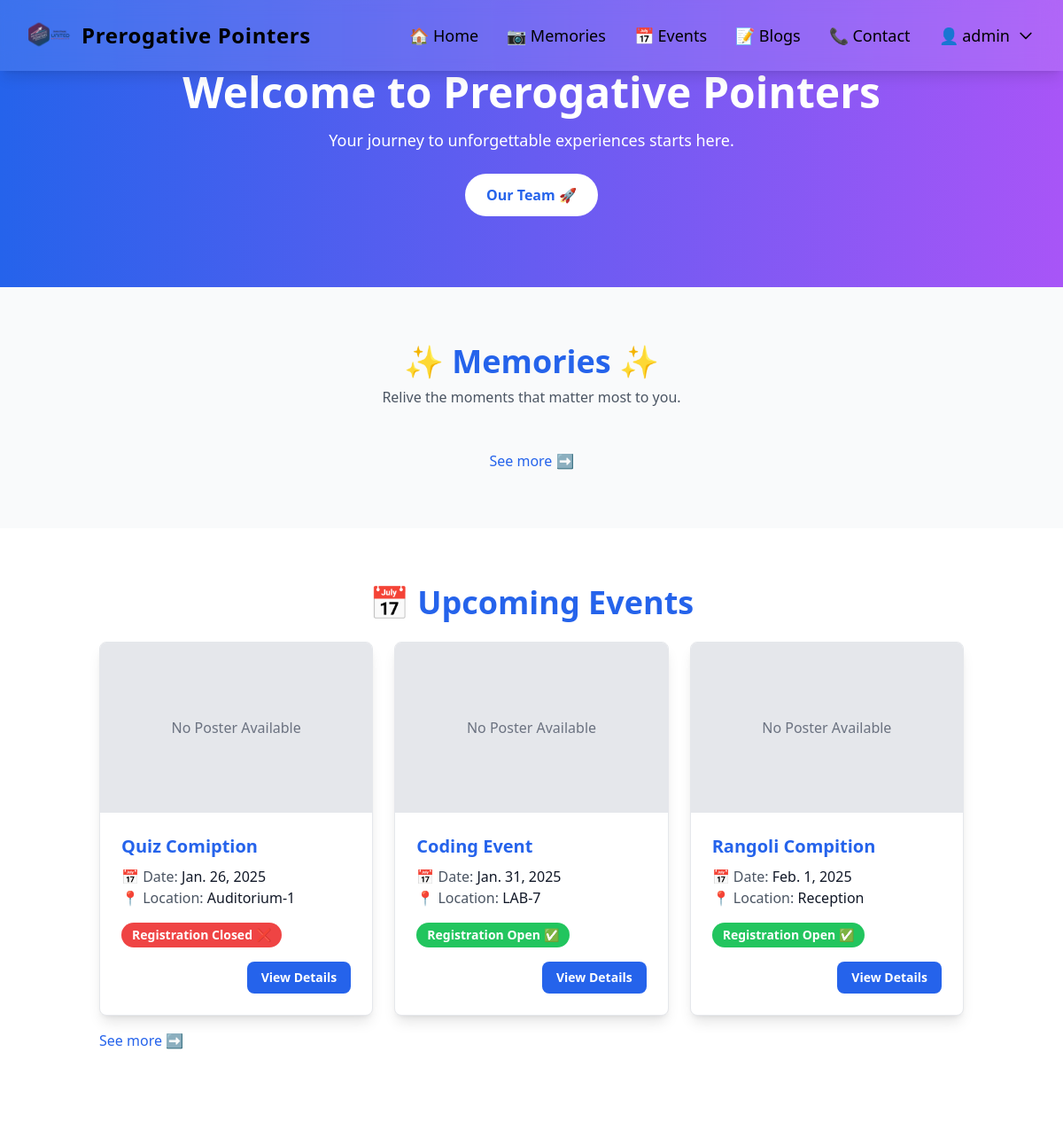
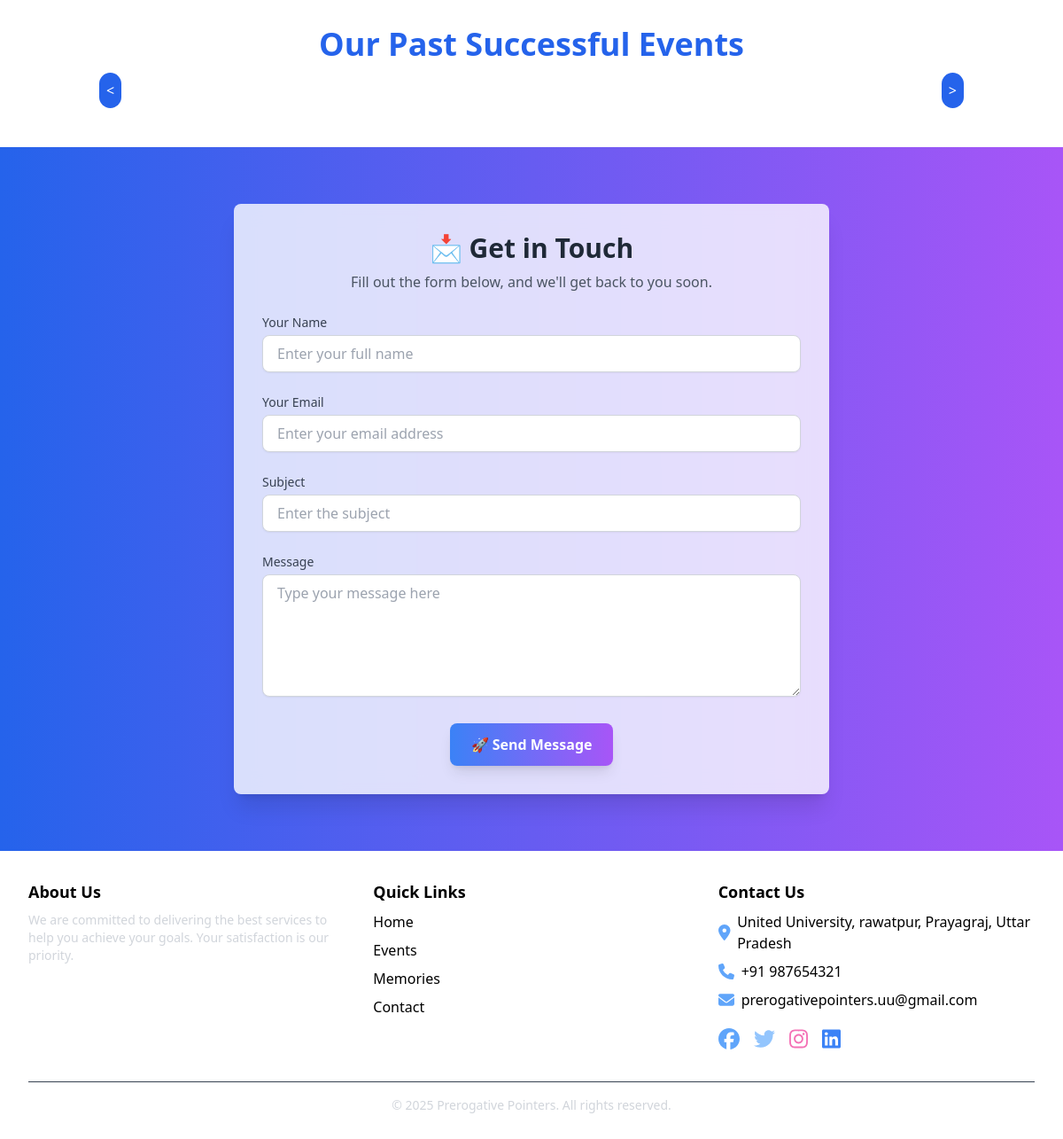
The app's page / (signed in) with its own data (2 pictures, top to bottom).
### events/models.py (models this page shows, shortened)
class Event(models.Model):
    title = models.CharField(max_length=200)
    slug = models.CharField(max_length=300, null=True,
                            blank=True, help_text=("Slug(leave it blank)"))
    poster = models.ImageField(
        upload_to='event_poster/', null=True, blank=True)
    description = models. TextField()
    organized_by = models.ForeignKey(User, on_delete=models.CASCADE)
    location = models.CharField(max_length=100, null=True, blank=True)
    limit = models.IntegerField(null=True, blank=True, help_text=(
        'Limit (leave it blank if no registration limit)'))
    count = models.IntegerField(default=0)
    upload_time = models.DateTimeField(auto_now_add=True)
    start_date = models.DateField(null=True, blank=True)
    event_open = models.BooleanField(default=True)
    registration_open = models.BooleanField(default=True)
    notify = models.BooleanField(default=True, help_text=(
        "Notify all users through email (at the time of creation)"))
    event_over = models.BooleanField(
        default=False, help_text=('Mark it True if the Event is Over'))
    text_status = models.CharField(
        max_length=100, null=True, blank=True, help_text=('let he backend handle it'))
    class Meta:
        ordering = ['-upload_time']

### base/views.py (the view)
# urls.py: path('', views.home, name = 'home'),
def home(request):
    event = Event.objects.filter(event_open=True,event_over = False).order_by('start_date')[:3]
    mem = Memories.objects.prefetch_related('memory_img').order_by('-event__start_date')[:3]
    events = Event.objects.filter(event_over = True,event_open=True).order_by('start_date')
    return render(request , 'home.html',{'event':event,'mem':mem,'events':events})

### base/views.py (called while the page is built)
def is_student(user):
    return user.groups.filter(name='STUDENT').exists()

### templates/home.html (shortened to what this page needs)
{% extends "index.html" %}
{% block content %}
{% load static %}
<section id="welcome" class="bg-gradient-to-r from-blue-600 to-purple-500 text-white text-center py-20">
    <h1 class="text-5xl font-extrabold animate-fade-in">Welcome to Prerogative Pointers</h1>
    <p class="mt-4 text-lg">Your journey to unforgettable experiences starts here.</p>
    <button class="mt-6 px-6 py-3 bg-white text-blue-600 rounded-full font-semibold hover:bg-blue-100 transition duration-300">
       <a href='{% url "ourTeam" %}'> Our Team 🚀</a>
    </button>
</section>
<section id="memories" class="py-16 bg-gray-50">
    <div class="max-w-7xl mx-auto px-6 text-center">
        <h2 class="text-4xl font-extrabold text-blue-600">✨ Memories ✨</h2>
        <p class="mt-2 text-gray-600">Relive the moments that matter most to you.</p>
        <a href="{% url "memories" %}" class="text-blue-600 mt-4 inline-block">See more ➡️</a>
    </div>
</section>
<main class="container mx-auto px-6 py-16">
    <h2 class="text-4xl text-center font-extrabold text-blue-600">📅 Upcoming Events</h2>
    <div class="grid grid-cols-1 sm:grid-cols-2 lg:grid-cols-3 gap-6 mt-6">
        {% if event %}
        {% for events in event %}
            <div class="bg-white border border-gray-200 shadow-lg rounded-lg overflow-hidden hover:shadow-xl hover:scale-105 transform transition duration-300">
                {% if events.poster %}
                <img src="{{ events.poster.url }}" alt="Event Poster" class="w-full h-48 object-cover">
                {% else %}
                <div class="w-full h-48 bg-gray-200 flex items-center justify-center text-gray-500">
                    No Poster Available
                </div>
                {% endif %}
                <div class="p-6">
                    <h2 class="text-xl font-bold text-blue-600">{{ events.title }}</h2>
                    <p class="text-gray-600 mt-2">📅 Date: <span class="font-medium text-gray-900">{{ events.start_date }}</span></p>
                    <p class="text-gray-600">📍 Location: <span class="font-medium text-gray-900">{{ events.location }}</span></p>
                    <div class="mt-4">
                        {% if events.event_over %}
                        <span class="inline-block bg-gray-500 text-white font-semibold py-1 px-3 rounded-full text-sm">
                            Event Over
                        </span>
                        {% else %}
                            {% if events.registration_open %}
                                <span class="inline-block bg-green-500 text-white font-semibold py-1 px-3 rounded-full text-sm">
                                    Registration Open ✅
                                </span>
                            {% else %}
                                <span class="inline-block bg-red-500 text-white font-semibold py-1 px-3 rounded-full text-sm">
                                    Registration Closed ❌
                                </span>
                            {% endif %}
                        {% endif %}
                    </div>
                    <div class="text-right mt-4">
                        <a href="{% url 'event' events.slug %}" class="inline-block bg-blue-600 text-white font-semibold py-2 px-4 rounded-lg text-sm hover:bg-blue-700">
                            View Details
                        </a>
                    </div>
                </div>
            </div>
        {% endfor %}
        {% else %}
            <div class="col-span-full">
                <div class="flex flex-col items-center justify-center bg-yellow-100 border border-yellow-300 text-yellow-700 font-semibold rounded-lg py-6 px-8 mt-6">
                    <p>No Ongoing Events</p>
                </div>
            </div>
        {% endif %}
    </div>
    <a href="{% url "events" %}" class="text-blue-600 mt-4 inline-block">See more ➡️</a>
</main>
<section class="container mx-auto px-6 py-16">
    <h1 class="text-4xl text-center font-extrabold text-blue-600 mb-8">Our Past Successful Events</h1>
    <div class="relative">
        <button id="prev-btn" class="absolute left-0 top-1/2 transform -translate-y-1/2 bg-blue-600 text-white p-2 rounded-full focus:outline-none">
            &#60;
        </button>
        <button id="next-btn" class="absolute right-0 top-1/2 transform -translate-y-1/2 bg-blue-600 text-white p-2 rounded-full focus:outline-none">
            &#62;
        </button>
    </div>
</section>
<section id="contact" class="py-16 bg-gradient-to-r from-blue-600 to-purple-500 text-white">
    <div class="bg-white shadow-xl rounded-lg p-8 max-w-2xl mx-auto lg:w-2/3 backdrop-blur-md bg-opacity-80">
        <h2 class="text-3xl font-bold text-gray-800 text-center">📩 Get in Touch</h2>
        <p class="text-gray-600 text-center mt-2 mb-6">Fill out the form below, and we'll get back to you soon.</p>
        <form action="#" method="POST" class="space-y-6">
            <div>
                <label for="name" class="block text-sm font-medium text-gray-700">Your Name</label>
                <input type="text" id="name" name="name" class="w-full mt-1 px-4 py-2 border border-gray-300 rounded-lg shadow-sm focus:ring-2 focus:ring-blue-500 focus:border-blue-500 transition-all"
                    placeholder="Enter your full name" required>
            </div>
            <div>
                <label for="email" class="block text-sm font-medium text-gray-700">Your Email</label>
                <input type="email" id="email" name="email" class="w-full mt-1 px-4 py-2 border border-gray-300 rounded-lg shadow-sm focus:ring-2 focus:ring-blue-500 focus:border-blue-500 transition-all"
                    placeholder="Enter your email address" required>
            </div>
            <div>
                <label for="subject" class="block text-sm font-medium text-gray-700">Subject</label>
                <input type="text" id="subject" name="subject" class="w-full mt-1 px-4 py-2 border border-gray-300 rounded-lg shadow-sm focus:ring-2 focus:ring-blue-500 focus:border-blue-500 transition-all"
                    placeholder="Enter the subject" required>
            </div>
            <div>
                <label for="message" class="block text-sm font-medium text-gray-700">Message</label>
                <textarea id="message" name="message" rows="5" class="w-full mt-1 px-4 py-2 border border-gray-300 rounded-lg shadow-sm focus:ring-2 focus:ring-blue-500 focus:border-blue-500 transition-all"
                    placeholder="Type your message here" required></textarea>
            </div>
            <div class="text-center">
                <button type="submit" class="bg-gradient-to-r from-blue-500 to-purple-500 text-white font-semibold py-3 px-6 rounded-lg shadow-lg hover:scale-105 transform transition duration-300 hover:bg-blue-700 focus:ring-2 focus:ring-blue-400">
                    🚀 Send Message
                </button>
            </div>
        </form>
    </div>
</section>
{% endblock content %}

### templates/components/navbar.html (shortened to what this page needs)
{% load static %}
<nav class="bg-white/10 backdrop-blur-md shadow-lg fixed w-full z-50">
    <div class="max-w-7xl mx-auto px-4 sm:px-6 lg:px-8">
        <div class="flex justify-between h-20 items-center">
            <div class="flex items-center space-x-3">
                <img src="{% static 'images/logo.png' %}" alt="Prerogative Pointers" class="w-12 h-12 transform hover:scale-105 transition-transform duration-300">
                <a href="{% url 'home' %}" class="text-2xl font-bold tracking-wide flex items-center space-x-2 hover:text-gray-300 transition duration-300">
                    <span>Prerogative Pointers</span>
                </a>
            </div>
            <div class="hidden md:flex space-x-8 items-center text-lg">
                <a href="{% url 'home' %}" class="relative group hover:text-gray-300 transition duration-300">
                    🏠 Home
                </a>
                <a href="{% url 'memories' %}" class="relative group hover:text-gray-300 transition duration-300">
                    📷 Memories
                </a>
                {% if not user.is_student %}
                    <a href="{% url 'teacherEventList' %}" class="relative group hover:text-gray-300 transition duration-300">
                        📅 Events
                    </a>
                {% else %}
                    <a href="{% url 'events' %}" class="relative group hover:text-gray-300 transition duration-300">
                        📅 Events
                        <span class="absolute bottom-0 left-0 w-0 h-0.5 bg-gray-300 transition-all duration-300 group-hover:w-full"></span>
                    </a>
                {% endif %}
                <a href="{% url 'blogs' %}" class="relative group hover:text-gray-300 transition duration-300">
                    📝 Blogs
                </a>
                <a href="{% url 'contact' %}" class="relative group hover:text-gray-300 transition duration-300">
                    📞 Contact
                </a>
                {% if not request.user.is_authenticated %}
                    <a href="{% url 'login' %}" class="px-4 py-2 bg-gray-700 rounded-lg hover:bg-gray-600 transition duration-300">
                        🔑 Login
                    </a>
                    <a href="{% url 'register' %}" class="px-4 py-2 bg-gray-600 rounded-lg hover:bg-gray-500 transition duration-300">
                        🆕 Register
                    </a>
                {% else %}
                    <div class="relative group">
                        <button id="user-menu-btn" class="flex items-center space-x-2 hover:text-gray-300 transition duration-300">
                            <span>👤 {{ user.username }}</span>
                            <svg class="w-5 h-5 transform group-hover:rotate-180 transition-transform duration-300" fill="none" stroke="currentColor" viewBox="0 0 24 24">
                                <path stroke-linecap="round" stroke-linejoin="round" stroke-width="2" d="M19 9l-7 7-7-7"/>
                            </svg>
                        </button>
                    </div>
                {% endif %}
            </div>
        </div>
    </div>
</nav>

### templates/index.html (style rules this page uses)
body, html { margin: 0; padding: 0; }
html { scroll-behavior: smooth; }

### records on screen
Event: shows "No Poster Available", title "Quiz Comiption", start_date "Jan. 26, 2025", location "Auditorium-1", event_over "Registration Closed ❌"
Event: shows "No Poster Available", title "Coding Event", start_date "Jan. 31, 2025", location "LAB-7", event_over "Registration Open ✅"
Event: shows "No Poster Available", title "Rangoli Compition", start_date "Feb. 1, 2025", location "Reception", event_over "Registration Open ✅"

### other values on screen
{{ user.username }} "admin"
